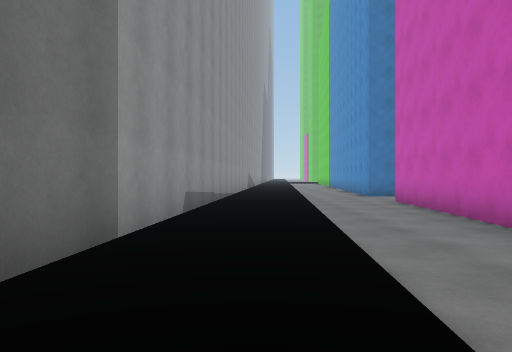
View 1 (above)

24 first-person views from a walk through a 3-D level made in the Unity game engine. The camera is 1.2 m above the floor, looks level and sees 70° across. The floor is counted in squares, 2 m on a side. Each view is taken from the middle of a square. On the plan, view 1 faces up. The plan holds only what a view shows up to about 10 squares ahead; the rest is blank. The place goes on beyond the plan. The player character is not drawn.

View 2
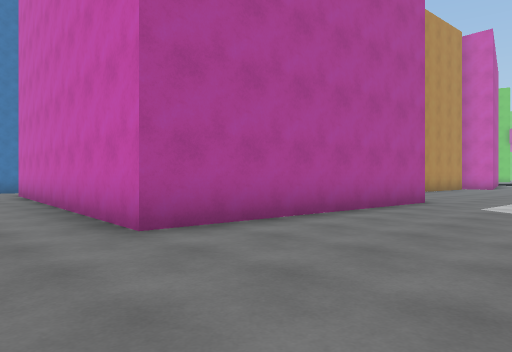

View 3
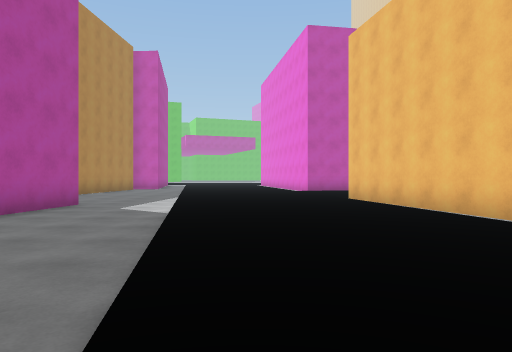

View 4
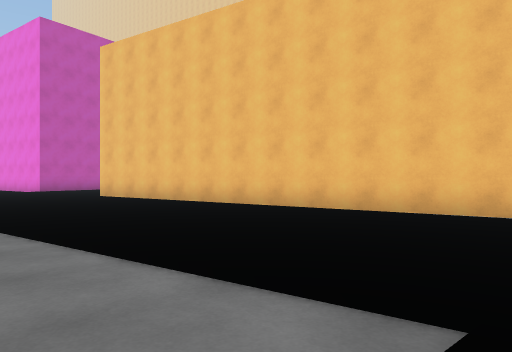

View 5
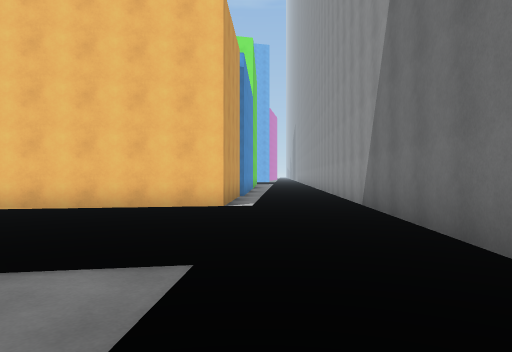

View 6
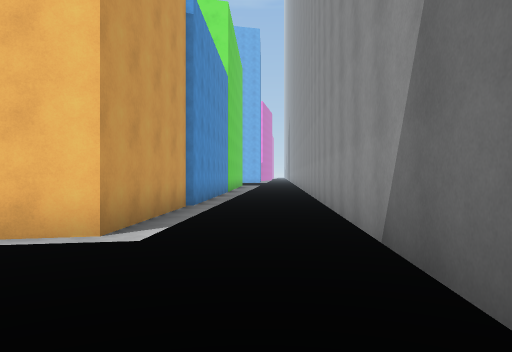

View 7
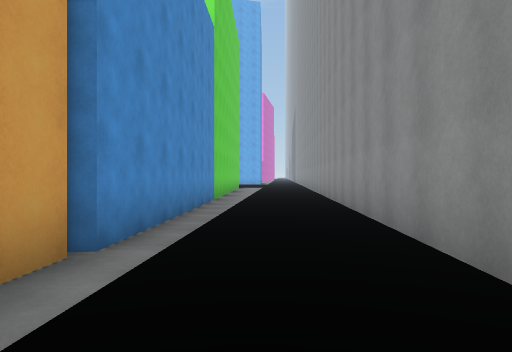

View 8
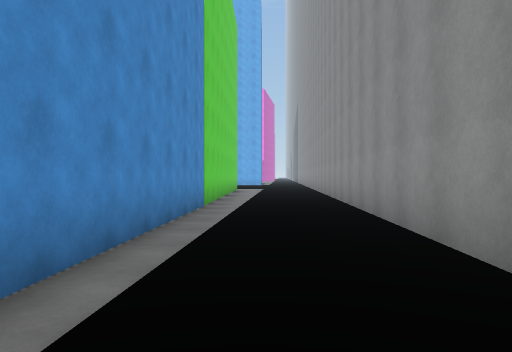

View 9
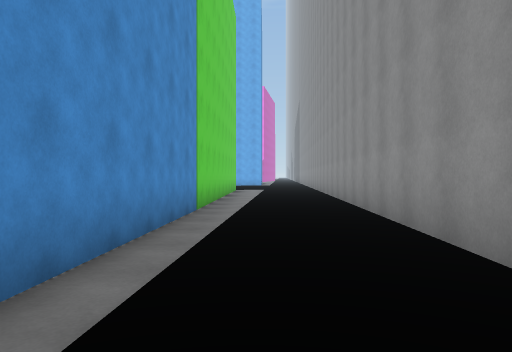

View 10
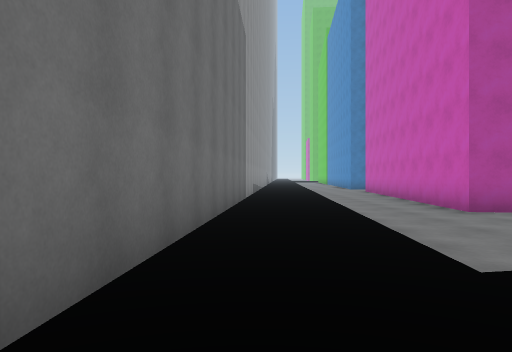

View 11
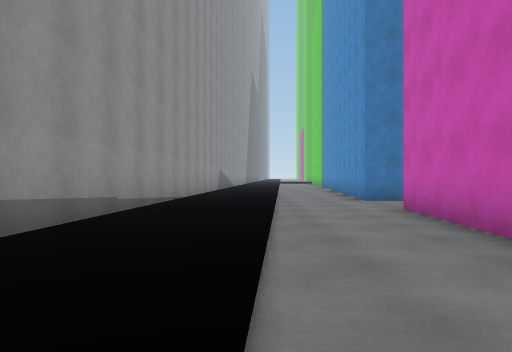

View 12
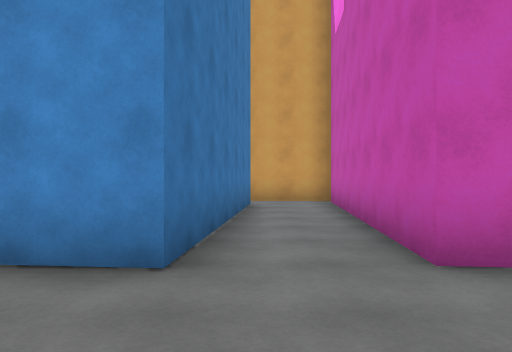

View 13
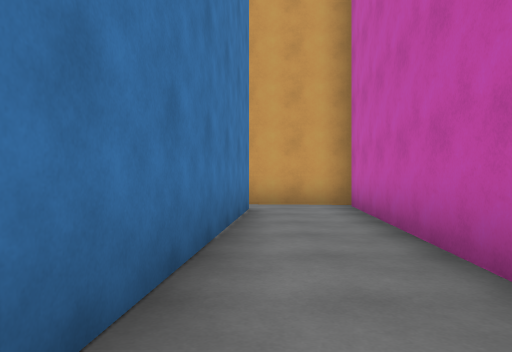

View 14
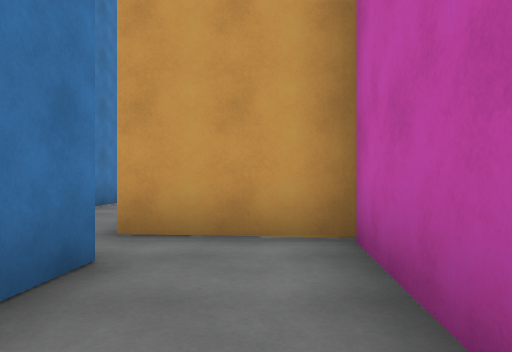

View 15
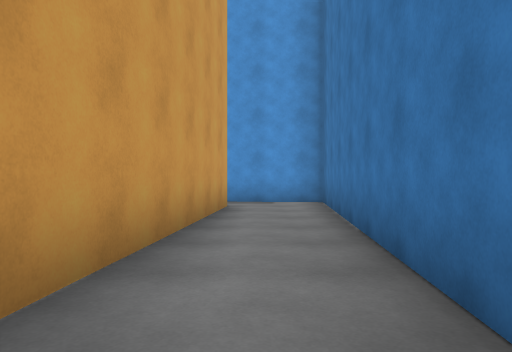

View 16
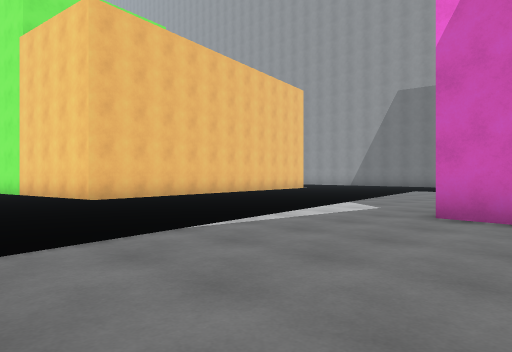

View 17
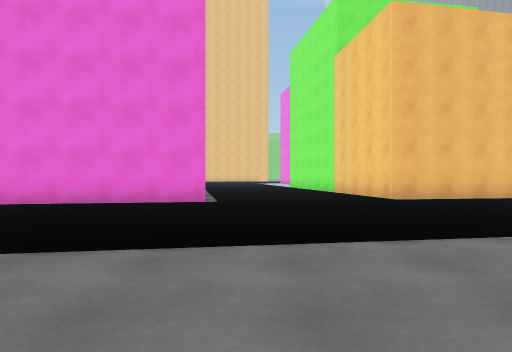

View 18
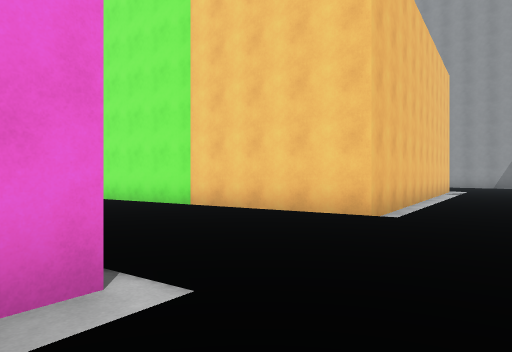

View 19
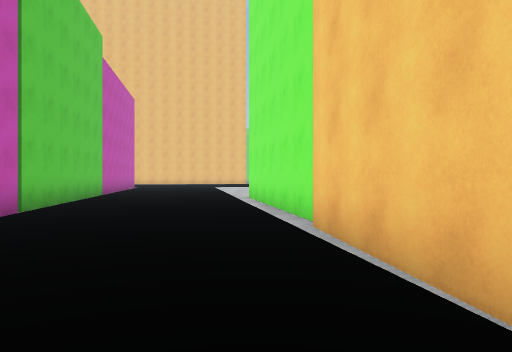

View 20
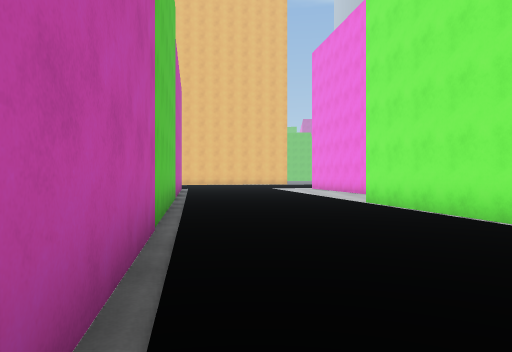

View 21
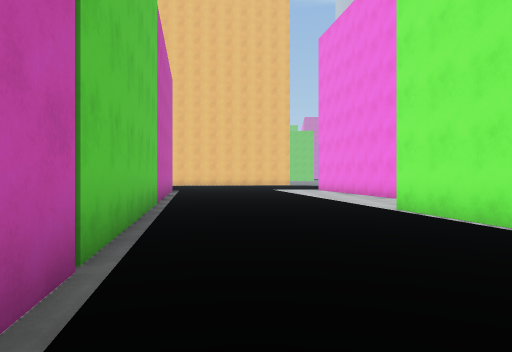

View 22
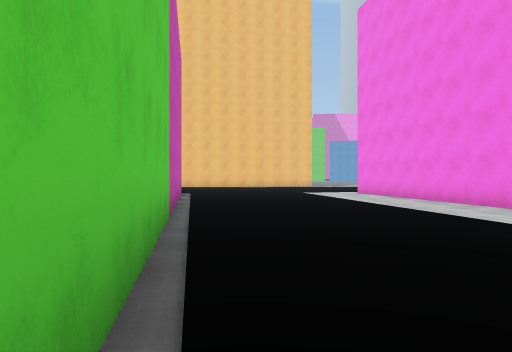

View 23
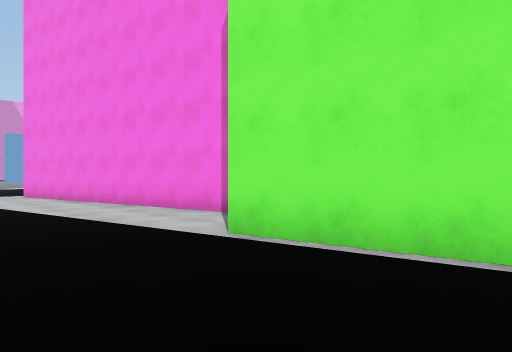

View 24
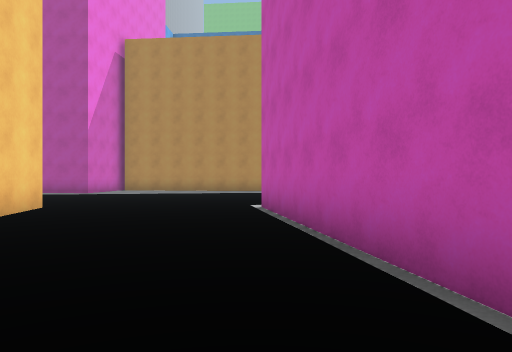

### Floor plan
Key: @ floor where view 1 was taken; # wall or solid block; . floor; / step, stairs or slope.
Columns run from 3 left of view 1 to 18 right of it. Each row starts with its distance up from view 1.
 13   #....#    #....####
 12   #....######.........
 11   #...........######
 10   #...........#
  9   #....########
  8   #./..#
  7   #./..#
  6   #./..#
  5  ##./..#
  4  #../..#
  3  #../.##
  2  #../.#        ....
  1  #../.#######.......
  0  #.@.................
 -1  # ...............///
 -2  # .........///..
 -3  # ...////.......   ..
 -4  # ...  ..............
 -5  #.     ..............
 -6  #.  ............../##
 -7  #........///##..../#
 -8  #..///.########.../#
 -9  #./#####      #....#
-10 ##./#          #....#
-11 #../#          #....#
-12 #../#          #/...##
-13 #../#          #/....#
-14 #...#          #/....#
-15 #...#          ##....#
-16 #...#           #....#
-17 #...#           #/...#
-18 #...#          ../.../
-19 #...#         #../.../
-20 #./##         #../.../
-21 #./#          ##......
-22 #./#           #......
-23 #./#           #../...

Where each view was taken, in squares from view 1:
view 1: 0 up, 0 right, facing up
view 2: 3 down, 1 right, facing up-right
view 3: 4 down, 1 right, facing right
view 4: 2 down, 0 right, facing down-right
view 5: 1 down, 0 right, facing down
view 6: 5 down, 1 left, facing down
view 7: 10 down, 1 left, facing down
view 8: 12 down, 1 left, facing down
view 9: 13 down, 1 left, facing down
view 10: 6 down, 1 left, facing up
view 11: 3 up, 1 right, facing up
view 12: 11 up, 1 right, facing right
view 13: 11 up, 3 right, facing right
view 14: 10 up, 7 right, facing right
view 15: 12 up, 18 right, facing left
view 16: 2 up, 15 right, facing down-left
view 17: 2 up, 15 right, facing down
view 18: 4 down, 17 right, facing down-left
view 19: 6 down, 13 right, facing down
view 20: 8 down, 16 right, facing down
view 21: 10 down, 16 right, facing down
view 22: 13 down, 17 right, facing down
view 23: 14 down, 16 right, facing down-left
view 24: 14 down, 16 right, facing up
